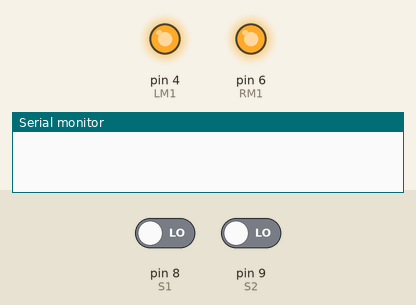
Simulated run of this sketch. Board: Arduino Uno, built with avr-gcc and run on an emulated ATmega328P. On the bench: output pins drawn as LEDs (lit = HIGH), the last lines printed to the serial monitor. Inputs (shaded band) come from the test bench; at power-on: pin 8 (S1) LOW, pin 9 (S2) LOW.

Above: at 1.2 s.
1.3 s: pin 8 (S1) driven HIGH
At 2.0 s:
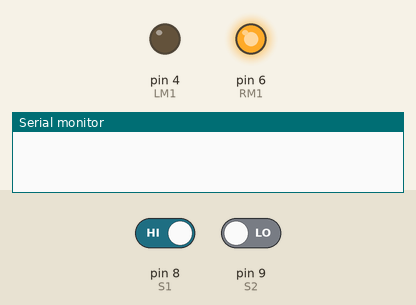
2.8 s: pin 9 (S2) driven HIGH
At 3.1 s:
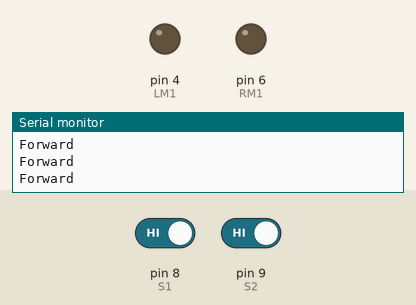
4.3 s: pin 8 (S1) driven LOW
At 5.5 s:
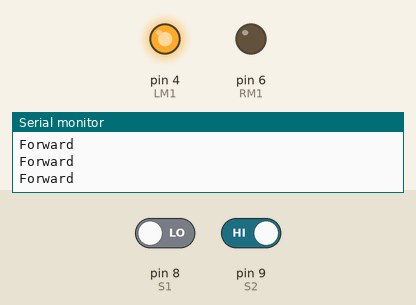
5.8 s: pin 9 (S2) driven LOW
At 6.6 s:
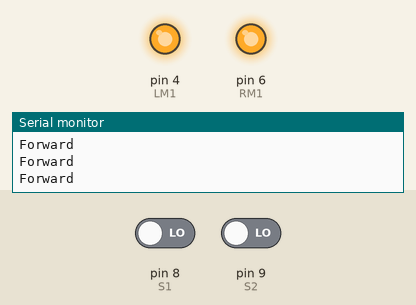
Timing chart, 0 to 8.3 s (numbered marks = the images above; inputs shaded):
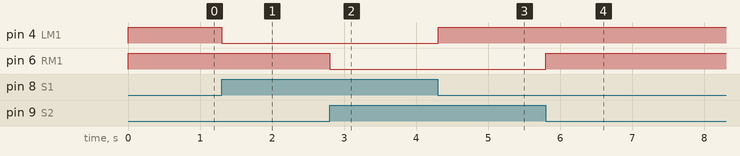

Measured:
- after the input at 1.3 s, pin 4 (LM1): HIGH → LOW at once
- after the input at 2.8 s, pin 6 (RM1): HIGH → LOW at once
- after the input at 4.3 s, pin 4 (LM1): LOW → HIGH at once
- after the input at 5.8 s, pin 6 (RM1): LOW → HIGH at once

The sketch:

Line_Follower_Robot_with_arduino.ino
```cpp
#define S1 8      // left sensor
#define S2 9      // right sensor

#define LM1 4       // left motor
#define RM1 6       // right motor

int IR1,IR2;

void setup()
{
  pinMode(S1, INPUT);
  pinMode(S2, INPUT);
  pinMode(LM1, OUTPUT);
  pinMode(RM1, OUTPUT);
  Serial.begin(9600);
}

void loop()
{
  IR1=digitalRead(S1);
  IR2=digitalRead(S2);
  //Serial.println(IR1);
  if(IR1==HIGH && IR2==HIGH)  // Move Forward
  {
    Serial.println("Forward");
    digitalWrite(LM1, LOW);
    digitalWrite(RM1, LOW);
  }

 if(IR1==HIGH && IR2==LOW)     // turn right
  {
    digitalWrite(LM1, LOW);
    digitalWrite(RM1, HIGH);
  }
  if(IR1==LOW && IR2==HIGH)     // Turn left
  {
    digitalWrite(LM1, HIGH);
    digitalWrite(RM1, LOW);
  }
  if(IR1==LOW && IR2==LOW)     // stop
  {
    digitalWrite(LM1, HIGH);
    digitalWrite(RM1, HIGH);
  }
}
```
